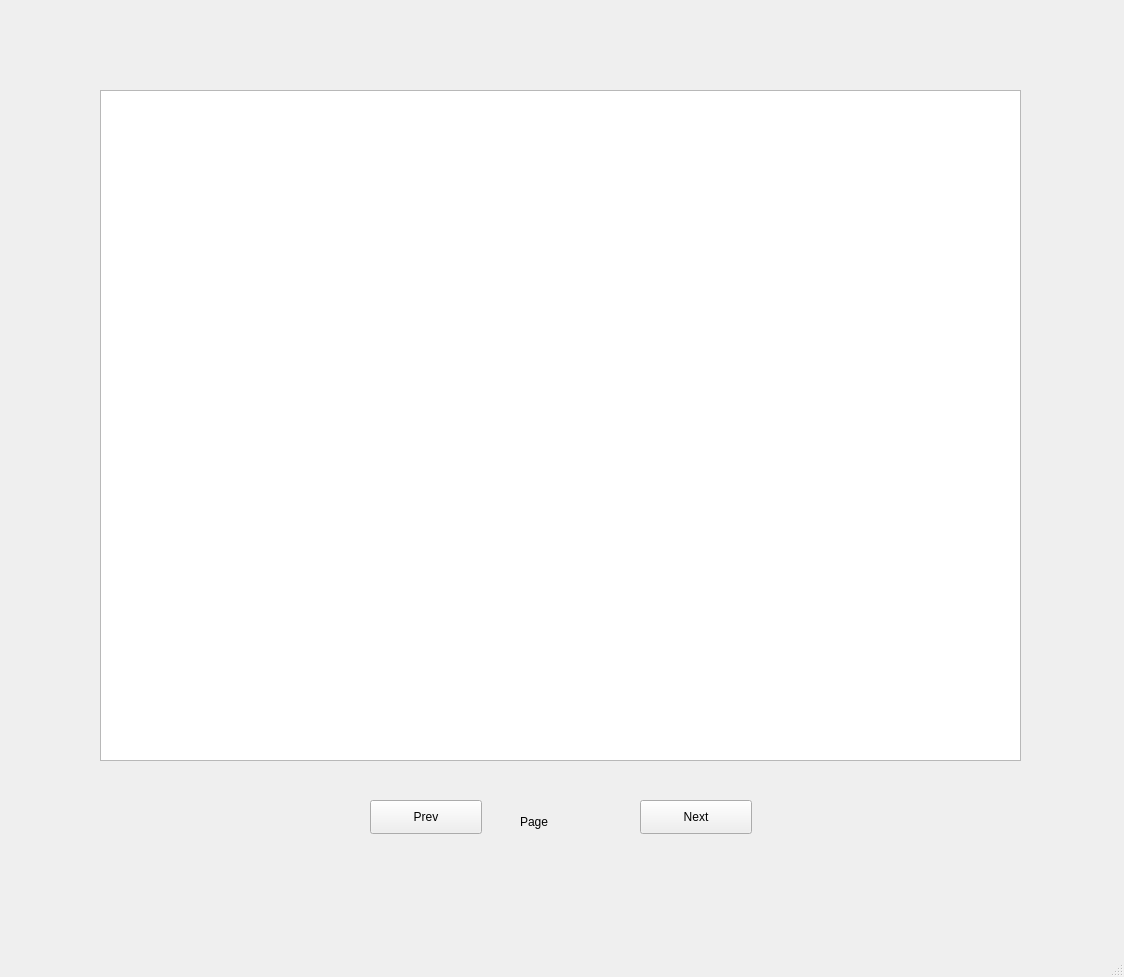
<?xml version="1.0" encoding="UTF-8"?>
<ui version="4.0">
 <class>MainWindow</class>
 <widget class="QMainWindow" name="MainWindow">
  <property name="geometry">
   <rect>
    <x>0</x>
    <y>0</y>
    <width>1124</width>
    <height>977</height>
   </rect>
  </property>
  <property name="windowTitle">
   <string>MainWindow</string>
  </property>
  <widget class="QWidget" name="centralwidget">
   <widget class="QTableWidget" name="tableWidget">
    <property name="geometry">
     <rect>
      <x>100</x>
      <y>90</y>
      <width>921</width>
      <height>671</height>
     </rect>
    </property>
   </widget>
   <widget class="QPushButton" name="nextButton">
    <property name="geometry">
     <rect>
      <x>640</x>
      <y>800</y>
      <width>112</width>
      <height>34</height>
     </rect>
    </property>
    <property name="text">
     <string>Next</string>
    </property>
   </widget>
   <widget class="QPushButton" name="prevButton">
    <property name="geometry">
     <rect>
      <x>370</x>
      <y>800</y>
      <width>112</width>
      <height>34</height>
     </rect>
    </property>
    <property name="text">
     <string>Prev</string>
    </property>
   </widget>
   <widget class="QLabel" name="pageLabel">
    <property name="geometry">
     <rect>
      <x>520</x>
      <y>810</y>
      <width>80</width>
      <height>23</height>
     </rect>
    </property>
    <property name="text">
     <string>Page</string>
    </property>
   </widget>
  </widget>
  <widget class="QStatusBar" name="statusbar"/>
 </widget>
 <resources/>
 <connections/>
</ui>
